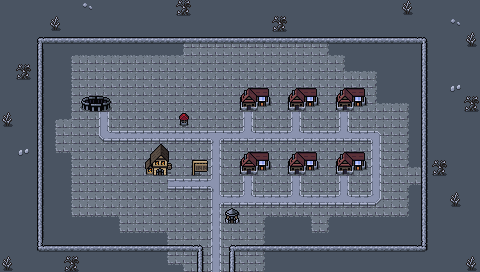

Rendered tile map (Tiled .tmx) drawn with the repository's tilesets; below, a short description and the map source with its tile grids summarised:
An orthogonal 30x17 tile map with 16x16 px tiles, 4 tile layers (Background, Ground, Foreground, AboveSprites), 2 tilesets and 8 objects.

<map version="1.5" tiledversion="1.7.2" orientation="orthogonal" renderorder="right-down" width="30" height="17" tilewidth="16" tileheight="16" infinite="0" nextlayerid="6" nextobjectid="48">
 <editorsettings>
  <export target="wastetown..tmx" format="tmx" />
 </editorsettings>
 <tileset firstgid="1" source="../tileset/main.tsx" />
 <tileset firstgid="3477" source="../tileset/buildings.tsx" />
 <layer id="1" name="Background" width="30" height="17">
  <data>[510 cells, 510 non-empty, 1 distinct tile ids]</data>
 </layer>
 <layer id="2" name="Ground" width="30" height="17">
  <data>[510 cells, 277 non-empty, 18 distinct tile ids]</data>
 </layer>
 <layer id="3" name="Foreground" width="30" height="17">
  <properties>
   <property name="spriteLayer" type="bool" value="true" />
  </properties>
  <data>[510 cells, 158 non-empty, 28 distinct tile ids]</data>
 </layer>
 <layer id="5" name="AboveSprites" width="30" height="17">
  <data>[510 cells, 14 non-empty, 4 distinct tile ids]</data>
 </layer>
 <objectgroup id="4" name="Objects">
  <object id="38" template="../obj/entryUp.tx" x="208" y="272" />
  <object id="41" template="../obj/Shop.tx" x="241" y="113" />
  <object id="42" template="../obj/Shop.tx" x="289" y="113" />
  <object id="43" template="../obj/Shop.tx" x="337" y="113" />
  <object id="44" template="../obj/Shop.tx" x="241" y="177" />
  <object id="45" template="../obj/Shop.tx" x="288" y="177" />
  <object id="46" template="../obj/Shop.tx" x="337" y="177" />
  <object id="47" template="../obj/Inn.tx" x="150" y="177" />
 </objectgroup>
</map>
